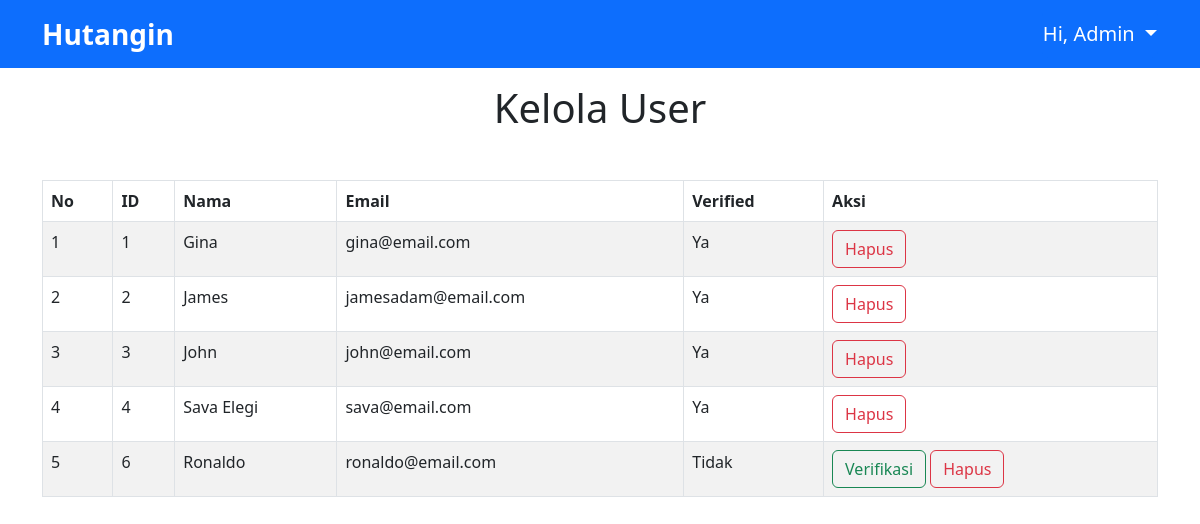
The app's page /admin/index.php (signed in) with its own data.
### tables this page shows
CREATE TABLE `user` (
  `id` int(11) NOT NULL,
  `nama` varchar(30) NOT NULL,
  `email` varchar(50) NOT NULL,
  `password` varchar(50) NOT NULL,
  `verified` int(11) NOT NULL
);

### admin/index.php (the view, shortened to what this page needs)
<?php
    include '../utils/config.php';
    $resUser = mysqli_query($conn, "SELECT * FROM user");
?>
<!DOCTYPE html>
<html lang="en">
<head>
    <link rel="stylesheet" href="../libraries/bootstrap/css/bootstrap.css">
</head>
<body>
    <nav class="navbar navbar-expand-lg navbar-dark bg-primary">
        <div class="container">
            <a class="navbar-brand fs-3 fw-bold" href="">Hutangin</a>
            <div class="collapse navbar-collapse" id="navbarNav">
                <div class="btn-group ms-auto">
                    <button type="button" class="btn btn-primary dropdown-toggle fs-5 p-0 py-2" data-bs-toggle="dropdown"
                        aria-expanded="false">
                        Hi, Admin
                    </button>
                </div>
            </div>
        </div>
    </nav>
    <section class="section-content container">
        <h1 class="text-center mt-3 mb-3">Kelola User</h1>
        <div class="table-responsive mt-5">
            <table class="table table-striped table-hover table-bordered">
                <thead class="fw-bold">
                    <tr>
                        <td>No</td>
                        <td>ID</td>
                        <td>Nama</td>
                        <td>Email</td>
                        <td>Verified</td>
                        <td>Aksi</td>
                    </tr>
                </thead>
                <tbody>
                <?php
                $no = 1;
                while($data = mysqli_fetch_array($resUser)) {?>
                    <tr>
                        <td><?php echo $no ?></td>
                        <td><?php echo $data['id'] ?></td>
                        <td><?php echo $data['nama'] ?></td>
                        <td><?php echo $data['email'] ?></td>
                        <td><?php
                            if ($data['verified'] == 0) {
                                echo "Tidak";
                            } else {
                                echo "Ya";
                            }
                        ?></td>
                        <td>
                            <?php if ($data['verified'] == 0) {
                                echo '<a href="verifikasi.php?id='.$data['id'].'" class="btn btn-outline-success"
                                >Verifikasi</a>';
                            }?>
                            <a href="hapus-user.php?id=<?php echo $data['id'];?>" class="btn btn-outline-danger">Hapus</a>
                        </td>
                    </tr>
                <?php
                    $no++;
                } ?>
                </tbody>
            </table>
        </div>
    </section>
</body>
</html>

### records on screen
user: id "1", nama "Gina", email "gina@email.com", verified "Ya"
user: id "2", nama "James", email "jamesadam@email.com", verified "Ya"
user: id "3", nama "John", email "john@email.com", verified "Ya"
user: id "4", nama "Sava Elegi", email "sava@email.com", verified "Ya"
user: id "6", nama "Ronaldo", email "ronaldo@email.com", verified "Tidak"
